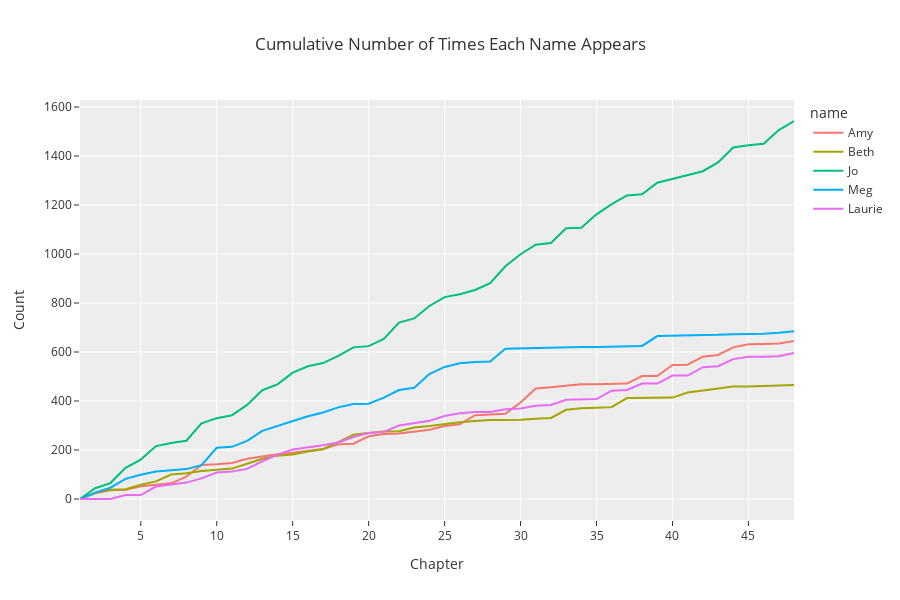

Source (notebook cell):
### Code cell
# Putting it all together, we get a helpful visualization.
cumulative_counts_df = cumulative_counts.drop(columns=['Chapter']).to_df().melt().rename(columns={'variable': 'name', 'value': 'Count'})
cumulative_counts_df = cumulative_counts_df.assign(Chapter=list(range(1, 49)) * 5)
px.line(cumulative_counts_df, x='Chapter', y='Count', color='name', width=900, height=600, title='Cumulative Number of Times Each Name Appears', template='ggplot2').show()

### Figure 1 — Plotly figure (JSON) as saved in the notebook; plotly's stock layout.template omitted (floating-point values rounded to 4 significant figures)
{"data": [{"hovertemplate": "name=Amy<br>Chapter=%{x}<br>Count=%{y}<extra></extra>", "legendgroup": "Amy", "line": {"color": "#F8766D", "dash": "solid"}, "marker": {"symbol": "circle"}, "mode": "lines", "name": "Amy", "orientation": "v", "showlegend": true, "type": "scatter", "x": [1, 2, 3, 4, 5, 6, 7, 8, 9, 10, 11, 12, 13, 14, 15, 16, 17, 18, 19, 20, 21, 22, 23, 24, 25, 26, 27, 28, 29, 30, 31, 32, 33, 34, 35, 36, 37, 38, 39, 40, 41, 42, 43, 44, 45, 46, 47, 48], "xaxis": "x", "y": [0, 23, 36, 38, 52, 58, 64, 91, 139, 142, 147, 164, 175, 183, 189, 197, 204, 223, 226, 256, 265, 267, 276, 283, 298, 305, 342, 345, 348, 394, 451, 456, 463, 468, 468, 468, 471, 502, 502, 547, 548, 581, 588, 619, 632, 633, 635, 645], "yaxis": "y"}, {"hovertemplate": "name=Beth<br>Chapter=%{x}<br>Count=%{y}<extra></extra>", "legendgroup": "Beth", "line": {"color": "#A3A500", "dash": "solid"}, "marker": {"symbol": "circle"}, "mode": "lines", "name": "Beth", "orientation": "v", "showlegend": true, "type": "scatter", "x": [1, 2, 3, 4, 5, 6, 7, 8, 9, 10, 11, 12, 13, 14, 15, 16, 17, 18, 19, 20, 21, 22, 23, 24, 25, 26, 27, 28, 29, 30, 31, 32, 33, 34, 35, 36, 37, 38, 39, 40, 41, 42, 43, 44, 45, 46, 47, 48], "xaxis": "x", "y": [0, 26, 38, 40, 58, 72, 100, 105, 114, 119, 124, 144, 164, 177, 182, 194, 203, 232, 262, 269, 276, 277, 292, 298, 307, 313, 318, 322, 322, 323, 328, 331, 364, 370, 372, 375, 412, 413, 413, 414, 435, 442, 451, 459, 459, 461, 462, 465], "yaxis": "y"}, {"hovertemplate": "name=Jo<br>Chapter=%{x}<br>Count=%{y}<extra></extra>", "legendgroup": "Jo", "line": {"color": "#00BF7D", "dash": "solid"}, "marker": {"symbol": "circle"}, "mode": "lines", "name": "Jo", "orientation": "v", "showlegend": true, "type": "scatter", "x": [1, 2, 3, 4, 5, 6, 7, 8, 9, 10, 11, 12, 13, 14, 15, 16, 17, 18, 19, 20, 21, 22, 23, 24, 25, 26, 27, 28, 29, 30, 31, 32, 33, 34, 35, 36, 37, 38, 39, 40, 41, 42, 43, 44, 45, 46, 47, 48], "xaxis": "x", "y": [0, 44, 65, 127, 161, 216, 229, 238, 309, 330, 342, 384, 444, 468, 516, 542, 555, 584, 619, 624, 653, 720, 737, 788, 824, 836, 853, 881, 950, 999, 1038, 1045, 1105, 1107, 1162, 1204, 1239, 1244, 1291, 1306, 1321, 1338, 1374, 1435, 1444, 1450, 1506, 1543], "yaxis": "y"}, {"hovertemplate": "name=Meg<br>Chapter=%{x}<br>Count=%{y}<extra></extra>", "legendgroup": "Meg", "line": {"color": "#00B0F6", "dash": "solid"}, "marker": {"symbol": "circle"}, "mode": "lines", "name": "Meg", "orientation": "v", "showlegend": true, "type": "scatter", "x": [1, 2, 3, 4, 5, 6, 7, 8, 9, 10, 11, 12, 13, 14, 15, 16, 17, 18, 19, 20, 21, 22, 23, 24, 25, 26, 27, 28, 29, 30, 31, 32, 33, 34, 35, 36, 37, 38, 39, 40, 41, 42, 43, 44, 45, 46, 47, 48], "xaxis": "x", "y": [0, 26, 46, 82, 99, 112, 117, 122, 138, 209, 213, 237, 278, 299, 320, 338, 353, 374, 388, 389, 414, 445, 454, 510, 539, 554, 559, 561, 613, 615, 615, 616, 619, 620, 620, 622, 625, 625, 665, 666, 667, 667, 670, 673, 673, 675, 679, 685], "yaxis": "y"}, {"hovertemplate": "name=Laurie<br>Chapter=%{x}<br>Count=%{y}<extra></extra>", "legendgroup": "Laurie", "line": {"color": "#E76BF3", "dash": "solid"}, "marker": {"symbol": "circle"}, "mode": "lines", "name": "Laurie", "orientation": "v", "showlegend": true, "type": "scatter", "x": [1, 2, 3, 4, 5, 6, 7, 8, 9, 10, 11, 12, 13, 14, 15, 16, 17, 18, 19, 20, 21, 22, 23, 24, 25, 26, 27, 28, 29, 30, 31, 32, 33, 34, 35, 36, 37, 38, 39, 40, 41, 42, 43, 44, 45, 46, 47, 48], "xaxis": "x", "y": [0, 0, 0, 16, 16, 51, 60, 67, 84, 108, 112, 123, 154, 181, 202, 210, 219, 231, 253, 269, 274, 300, 308, 319, 339, 350, 355, 355, 366, 369, 381, 384, 405, 406, 408, 442, 445, 471, 471, 504, 504, 538, 542, 571, 581, 581, 583, 596], "yaxis": "y"}], "layout": {"height": 600, "legend": {"title": {"text": "name"}, "tracegroupgap": 0}, "title": {"text": "Cumulative Number of Times Each Name Appears"}, "width": 900, "xaxis": {"anchor": "y", "domain": [0, 1], "title": {"text": "Chapter"}}, "yaxis": {"anchor": "x", "domain": [0, 1], "title": {"text": "Count"}}}}
